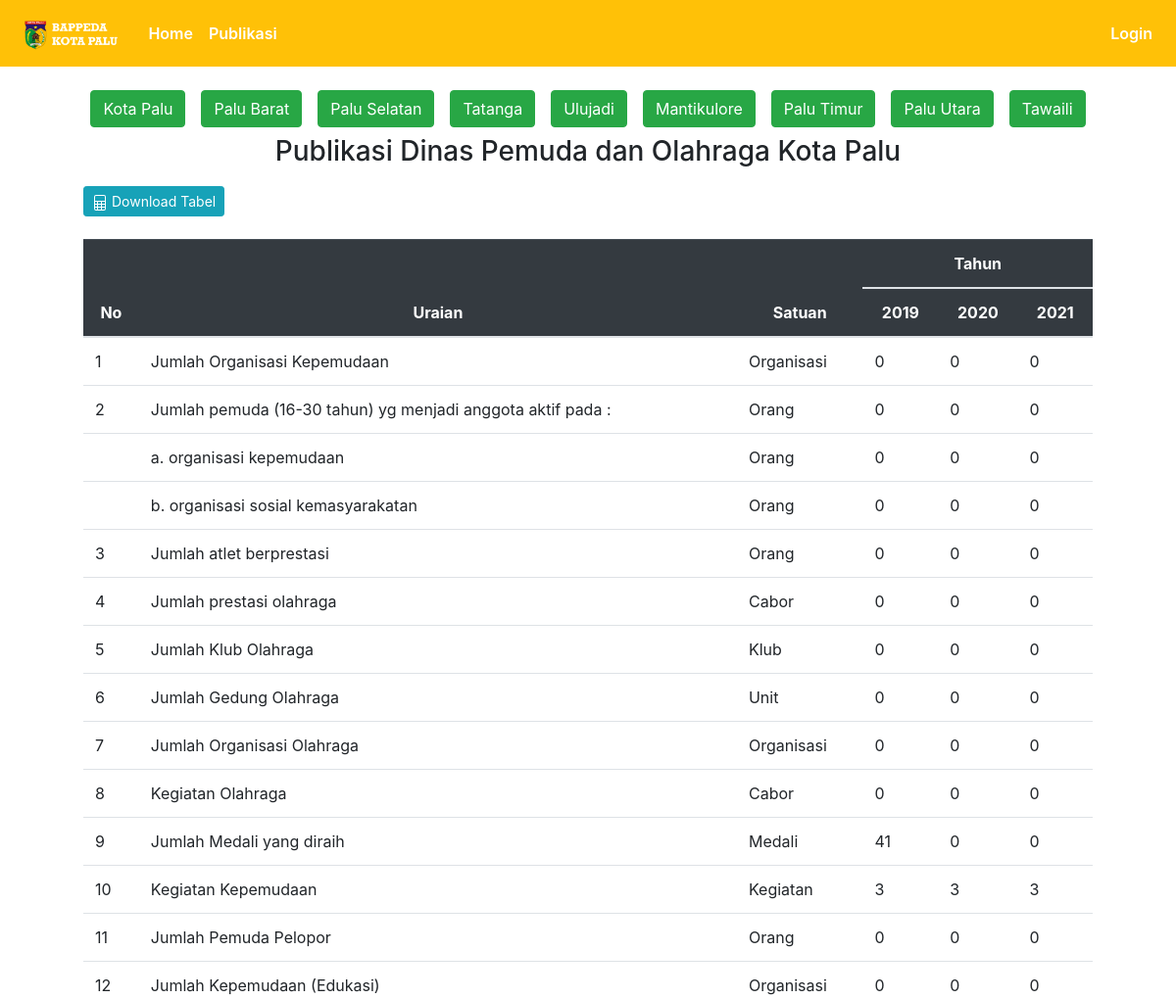
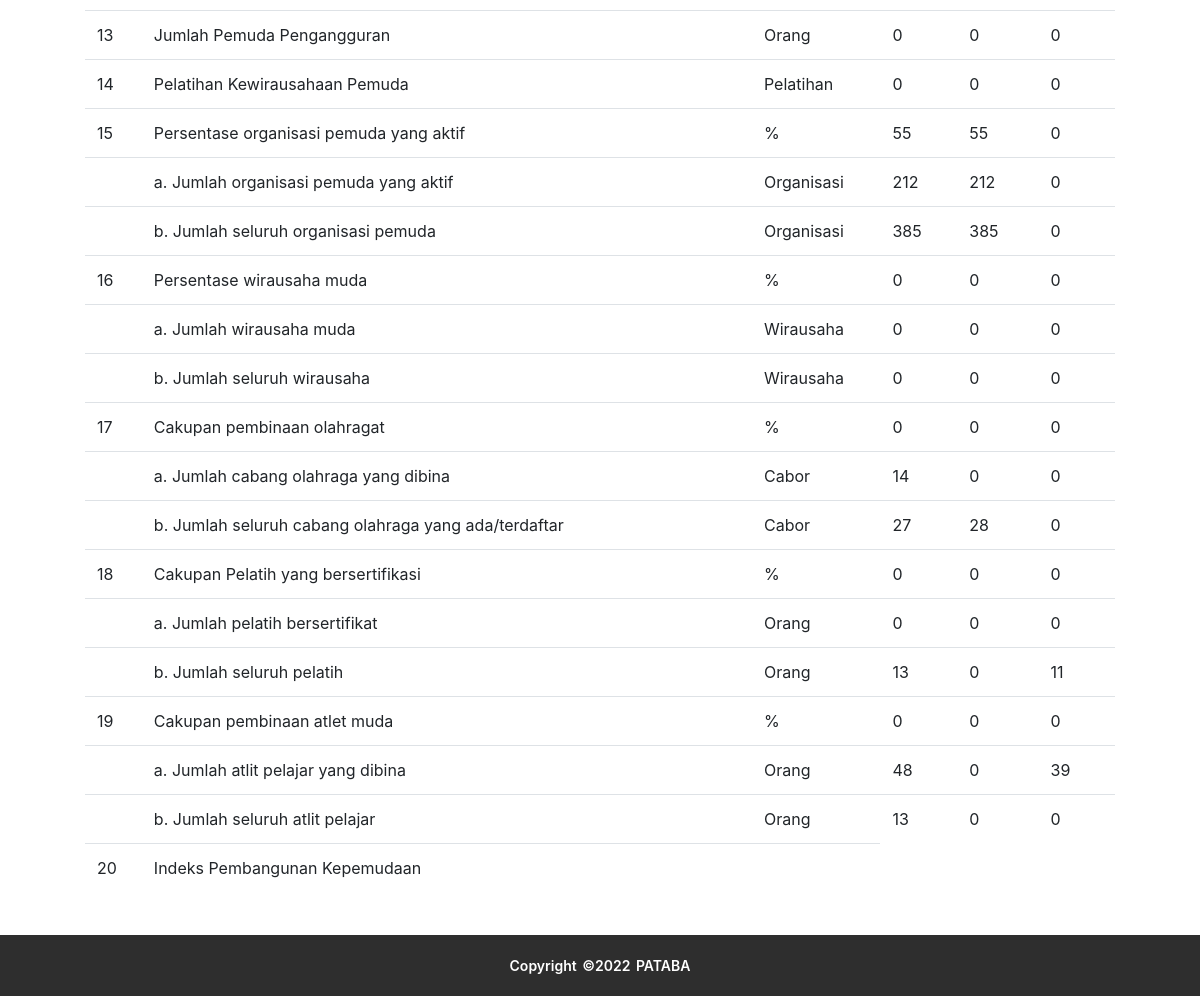
Page /publikasi/dispora on the committed database (2 pictures, top to bottom).
### publication/models.py (models this page shows)
class Dispora(db.Model):
  id = db.Column(db.Integer(), primary_key=True)
  tahun = db.Column(db.String(length=4), nullable=False)
  u1 = db.Column(db.Float())
  u2 = db.Column(db.Float())
  u3 = db.Column(db.Float())
  u4 = db.Column(db.Float())
  u5 = db.Column(db.Float())
  u6 = db.Column(db.Float())
  u7 = db.Column(db.Float())
  u8 = db.Column(db.Float())
  u9 = db.Column(db.Float())
  u10 = db.Column(db.Float())
  u11 = db.Column(db.Float())
  u12 = db.Column(db.Float())
  u13 = db.Column(db.Float())
  u14 = db.Column(db.Float())
  u15 = db.Column(db.Float())
  u16 = db.Column(db.Float())
  u17 = db.Column(db.Float())
  u18 = db.Column(db.Float())
  u19 = db.Column(db.Float())
  u20 = db.Column(db.Float())
  u21 = db.Column(db.Float())
  u22 = db.Column(db.Float())
  u23 = db.Column(db.Float())
  u24 = db.Column(db.Float())
  u25 = db.Column(db.Float())
  u26 = db.Column(db.Float())
  u27 = db.Column(db.Float())
  u28 = db.Column(db.Float())
  u29 = db.Column(db.Float())
  u30 = db.Column(db.Float())
  u31 = db.Column(db.Float())
  district_id = db.Column(db.Integer(), nullable=True)

### publication/dispora/routes_dispora.py (the view)
@app.route('/publikasi/dispora')
def dispora():
  data = Dispora.query.filter_by(district_id=None).order_by(Dispora.tahun).all()
  return render_template('dispora/dispora.html', data=data)

### publication/templates/dispora/dispora.html (shortened to what this page needs)
{% extends 'base.html' %}
{% block content %}
  <div class="container">
    <div class="ket-tabel d-flex justify-content-center">
      <a href="{{ url_for('dispora') }}" class="btn btn-success m-2">Kota Palu</a>
      <a href="{{ url_for('dispora_kec', district_id=1) }}" class="btn btn-success m-2">Palu Barat</a>
      <a href="{{ url_for('dispora_kec', district_id=2) }}" class="btn btn-success m-2">Palu Selatan</a>
      <a href="{{ url_for('dispora_kec', district_id=3) }}" class="btn btn-success m-2">Tatanga</a>
      <a href="{{ url_for('dispora_kec', district_id=4) }}" class="btn btn-success m-2">Ulujadi</a>
      <a href="{{ url_for('dispora_kec', district_id=5) }}" class="btn btn-success m-2">Mantikulore</a>
      <a href="{{ url_for('dispora_kec', district_id=6) }}" class="btn btn-success m-2">Palu Timur</a>
      <a href="{{ url_for('dispora_kec', district_id=7) }}" class="btn btn-success m-2">Palu Utara</a>
      <a href="{{ url_for('dispora_kec', district_id=8) }}" class="btn btn-success m-2">Tawaili</a>
    </div>
    <h3 class="text-center">Publikasi Dinas Pemuda dan Olahraga Kota Palu</h3>
    <button class="btn btn-sm btn-info btn-download" onclick="exportTableToExcel('disporaTable', 'tabel')">
      <span>
        Download Tabel
      </span>
    </button>
    <div class="table-responsive mb-5" style="padding: 5vh;">
      <table class="table" id="kearsipanTable">
        <thead class="table-dark text-center">
          <tr>
            <th rowspan="2" scope="col">No</th>
            <th rowspan="2" scope="col">Uraian</th>
            <th rowspan="2" scope="col">Satuan</th>
            <th colspan="{{ data|length + 1 }}" scope="col" style="text-align: center">Tahun</th>
          </tr>
          <tr>
            {% for d in data %}
              <th>
                {{ d.tahun }}
              </th>
            {% endfor %}
          </tr>
        </thead>
        <tbody>
          <tr>
            <td>1</td>
            <td>Jumlah Organisasi Kepemudaan</td>
            <td>Organisasi</td>
            {% for d in data %}
            <td>{{ d.u1 }}</td>
            {% endfor %}
          </tr>
          <tr>
            <td>2</td>
            <td>Jumlah pemuda (16-30 tahun) yg menjadi anggota aktif pada :</td>
            <td>Orang</td>
            {% for d in data %}
            <td>{{ d.u2 }}</td>
            {% endfor %}
          </tr>
          <tr>
            <td></td>
            <td>a. organisasi kepemudaan</td>
            <td>Orang</td>
            {% for d in data %}
            <td>{{ d.u3 }}</td>
            {% endfor %}
          </tr>
          <tr>
            <td></td>
            <td>b. organisasi sosial kemasyarakatan</td>
            <td>Orang</td>
            {% for d in data %}
            <td>{{ d.u4 }}</td>
            {% endfor %}
          </tr>
          <tr>
            <td>3</td>
            <td>Jumlah atlet berprestasi</td>
            <td>Orang</td>
            {% for d in data %}
            <td>{{ d.u5 }}</td>
            {% endfor %}
          </tr>
          <tr>
            <td>4</td>
            <td>Jumlah prestasi olahraga</td>
            <td>Cabor</td>
            {% for d in data %}
            <td>{{ d.u6 }}</td>
            {% endfor %}
          </tr>
          <tr>
            <td>5</td>
            <td>Jumlah Klub Olahraga</td>
            <td>Klub</td>
            {% for d in data %}
            <td>{{ d.u7 }}</td>
            {% endfor %}
          </tr>
          <tr>
            <td>6</td>
            <td>Jumlah Gedung Olahraga</td>
            <td>Unit</td>
            {% for d in data %}
            <td>{{ d.u8 }}</td>
            {% endfor %}
          </tr>
          <tr>
            <td>7</td>
            <td>Jumlah Organisasi Olahraga</td>
            <td>Organisasi</td>
            {% for d in data %}
            <td>{{ d.u9 }}</td>
            {% endfor %}
          </tr>
          <tr>
            <td>8</td>
            <td>Kegiatan Olahraga</td>
            <td>Cabor</td>
            {% for d in data %}
            <td>{{ d.u10 }}</td>
            {% endfor %}
          </tr>
          <tr>
            <td>9</td>
            <td>Jumlah Medali yang diraih</td>
            <td>Medali</td>
            {% for d in data %}
            <td>{{ d.u11 }}</td>
            {% endfor %}
          </tr>
          <tr>
            <td>10</td>
            <td>Kegiatan Kepemudaan</td>
            <td>Kegiatan</td>
            {% for d in data %}
            <td>{{ d.u12 }}</td>
            {% endfor %}
          </tr>
          <tr>
            <td>11</td>
            <td>Jumlah Pemuda Pelopor</td>
            <td>Orang</td>
            {% for d in data %}
            <td>{{ d.u13 }}</td>
            {% endfor %}
          </tr>
          <tr>
            <td>12</td>
            <td>Jumlah Kepemudaan (Edukasi)</td>
            <td>Organisasi</td>
            {% for d in data %}
            <td>{{ d.u14 }}</td>
            {% endfor %}
          </tr>
          <tr>
            <td>13</td>
            <td>Jumlah Pemuda Pengangguran</td>
            <td>Orang</td>
            {% for d in data %}
            <td>{{ d.u15 }}</td>
            {% endfor %}
          </tr>
          <tr>
            <td>14</td>
            <td>Pelatihan Kewirausahaan Pemuda</td>
            <td>Pelatihan</td>
            {% for d in data %}
            <td>{{ d.u16 }}</td>
            {% endfor %}
          </tr>
          <tr>
            <td>15</td>
            <td>Persentase organisasi pemuda yang aktif</td>
            <td>%</td>
            {% for d in data %}
            <td>{{ d.u17 }}</td>
            {% endfor %}
          </tr>
          <tr>
            <td></td>
            <td>a. Jumlah organisasi pemuda yang aktif</td>
            <td>Organisasi</td>
            {% for d in data %}
            <td>{{ d.u18 }}</td>
            {% endfor %}
          </tr>
          <tr>
            <td></td>
            <td>b. Jumlah seluruh organisasi pemuda</td>
            <td>Organisasi</td>
            {% for d in data %}
            <td>{{ d.u19 }}</td>
            {% endfor %}
          </tr>
          <tr>
            <td>16</td>
            <td>Persentase wirausaha muda</td>
            <td>%</td>
            {% for d in data %}
            <td>{{ d.u20 }}</td>
            {% endfor %}
          </tr>
          <tr>
            <td></td>
            <td>a. Jumlah wirausaha muda</td>
            <td>Wirausaha</td>
            {% for d in data %}
            <td>{{ d.u21 }}</td>
            {% endfor %}
          </tr>
          <tr>
            <td></td>
            <td>b. Jumlah seluruh wirausaha</td>
            <td>Wirausaha</td>
            {% for d in data %}
            <td>{{ d.u22 }}</td>
            {% endfor %}
          </tr>
          <tr>
            <td>17</td>
            <td>Cakupan pembinaan olahragat</td>
            <td>%</td>
            {% for d in data %}
            <td>{{ d.u23 }}</td>
            {% endfor %}
          </tr>
          <tr>
            <td></td>
            <td>a. Jumlah cabang olahraga yang dibina</td>
            <td>Cabor</td>
            {% for d in data %}
            <td>{{ d.u24 }}</td>
            {% endfor %}
          </tr>
          <tr>
            <td></td>
            <td>b. Jumlah seluruh cabang olahraga yang ada/terdaftar</td>
            <td>Cabor</td>
            {% for d in data %}
            <td>{{ d.u25 }}</td>
            {% endfor %}
          </tr>
          <tr>
            <td>18</td>
            <td>Cakupan Pelatih yang bersertifikasi</td>
            <td>%</td>
            {% for d in data %}
            <td>{{ d.u26 }}</td>
            {% endfor %}
          </tr>
          <tr>
            <td></td>
            <td>a. Jumlah pelatih bersertifikat</td>
            <td>Orang</td>
            {% for d in data %}
            <td>{{ d.u27 }}</td>
            {% endfor %}
          </tr>
          <tr>
            <td></td>
            <td>b. Jumlah seluruh pelatih</td>
            <td>Orang</td>
            {% for d in data %}
            <td>{{ d.u28 }}</td>
            {% endfor %}
          </tr>
          <tr>
            <td>19</td>
            <td>Cakupan pembinaan atlet muda</td>
            <td>%</td>
            {% for d in data %}
            <td>{{ d.u29 }}</td>
            {% endfor %}
          </tr>
          <tr>
            <td></td>
            <td>a. Jumlah atlit pelajar yang dibina</td>
            <td>Orang</td>
            {% for d in data %}
            <td>{{ d.u30 }}</td>
            {% endfor %}
          </tr>
          <tr>
            <td></td>
            <td>b. Jumlah seluruh atlit pelajar</td>
            <td>Orang</td>
            {% for d in data %}
            <td>{{ d.u31 }}</td>
            {% endfor %}
          </tr>
          <tr>
            <td>20</td>
            <td>Indeks Pembangunan Kepemudaan</td>
            <td></td>
          </tr>
        </tbody>
      </table>
    </div>
  </div>
{% endblock %}

### publication/static/css/style_agi.css (style rules this page uses)
.btn-download { margin-left: 40px; margin-bottom: -25px; }

### rows in the picture
Dispora: tahun "2019", u1 "0", u2 "0", u3 "0", u4 "0", u5 "0", u6 "0", u7 "0", u8 "0", u9 "0", u10 "0", u11 "41", u12 "3", u13 "0", u14 "0", u15 "0", u16 "0", u17 "55", u18 "212", u19 "385", u20 "0", u21 "0", u22 "0", u23 "0", u24 "14", u25 "27", u26 "0", u27 "0", u28 "13", u29 "0", u30 "48", u31 "13"
Dispora: tahun "2020", u1 "0", u2 "0", u3 "0", u4 "0", u5 "0", u6 "0", u7 "0", u8 "0", u9 "0", u10 "0", u11 "0", u12 "3", u13 "0", u14 "0", u15 "0", u16 "0", u17 "55", u18 "212", u19 "385", u20 "0", u21 "0", u22 "0", u23 "0", u24 "0", u25 "28", u26 "0", u27 "0", u28 "0", u29 "0", u30 "0", u31 "0"
Dispora: tahun "2021", u1 "0", u2 "0", u3 "0", u4 "0", u5 "0", u6 "0", u7 "0", u8 "0", u9 "0", u10 "0", u11 "0", u12 "3", u13 "0", u14 "0", u15 "0", u16 "0", u17 "0", u18 "0", u19 "0", u20 "0", u21 "0", u22 "0", u23 "0", u24 "0", u25 "0", u26 "0", u27 "0", u28 "11", u29 "0", u30 "39", u31 "0"
